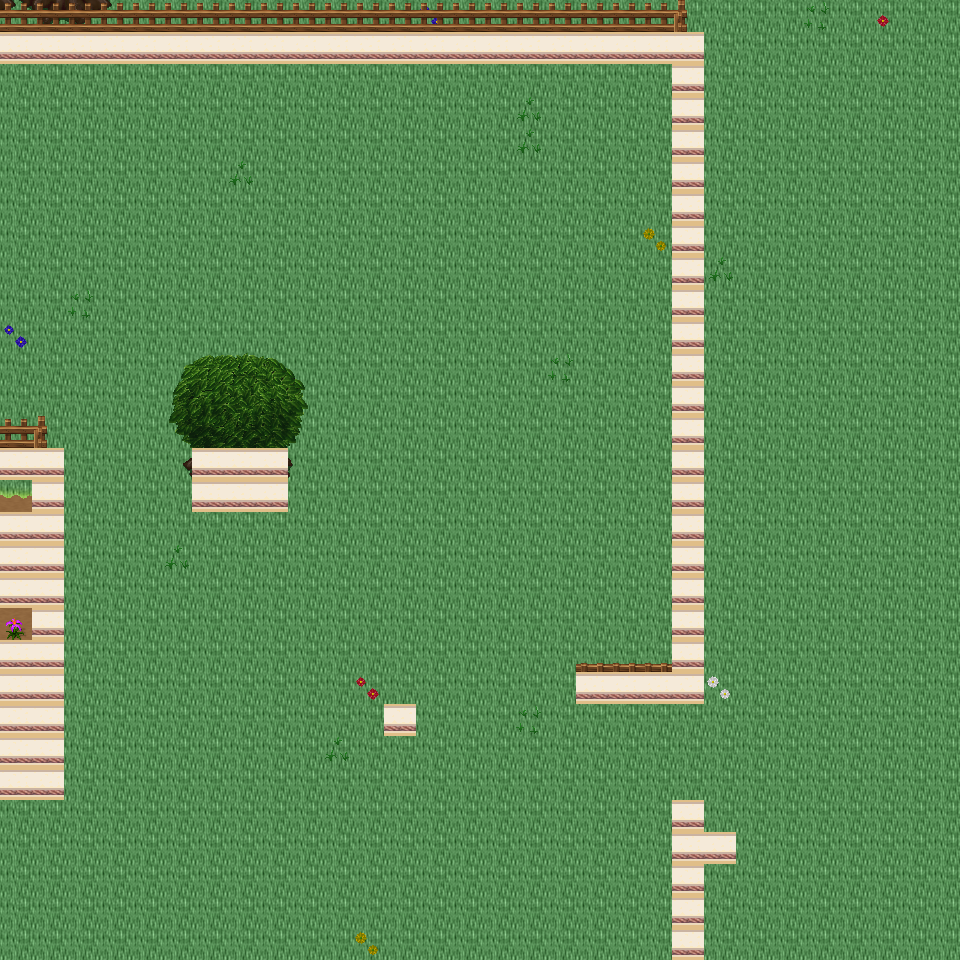

A 2D game scene composited from a Tiled map and its tileset images. What follows is a short description and the map's XML, with each tile layer's data collapsed to a summary:
An orthogonal 30x30 tile map with 32x32 px tiles, 6 tile layers (Ground, Object, Object2, Above, ...), 32 tilesets and 9 objects (9x mapExit).

<map version="1.0" orientation="orthogonal" renderorder="right-down" width="30" height="30" tilewidth="32" tileheight="32" nextobjectid="10">
  <tileset firstgid="1" name="tileset_building_wall_int_wall_pale" tilewidth="32" tileheight="32" tilecount="16" columns="2">
    <image source="../drawable/tileset_building_wall_int_wall_pale.png" width="64" height="256" />
  </tileset>
  <tileset firstgid="17" name="tileset_ground_ground" tilewidth="32" tileheight="32" tilecount="33" columns="3">
    <image source="../drawable/tileset_ground_ground.png" width="96" height="352" />
  </tileset>
  <tileset firstgid="50" name="tileset_plant_bush_bushes" tilewidth="32" tileheight="32" tilecount="10" columns="5">
    <image source="../drawable/tileset_plant_bush_bushes.png" width="160" height="64" />
  </tileset>
  <tileset firstgid="60" name="tileset_plant_flower_daisy_blue" tilewidth="32" tileheight="32" tilecount="8" columns="2">
    <image source="../drawable/tileset_plant_flower_daisy_blue.png" width="64" height="128" />
  </tileset>
  <tileset firstgid="68" name="tileset_plant_flower_daisy_red" tilewidth="32" tileheight="32" tilecount="8" columns="2">
    <image source="../drawable/tileset_plant_flower_daisy_red.png" width="64" height="128" />
  </tileset>
  <tileset firstgid="76" name="tileset_plant_flower_daisy_white" tilewidth="32" tileheight="32" tilecount="8" columns="2">
    <image source="../drawable/tileset_plant_flower_daisy_white.png" width="64" height="128" />
  </tileset>
  <tileset firstgid="84" name="tileset_plant_flower_daisy_yellow" tilewidth="32" tileheight="32" tilecount="8" columns="2">
    <image source="../drawable/tileset_plant_flower_daisy_yellow.png" width="64" height="128" />
  </tileset>
  <tileset firstgid="92" name="tileset_plant_tree_tree_green" tilewidth="32" tileheight="32" tilecount="88" columns="8">
    <image source="../drawable/tileset_plant_tree_tree_green.png" width="256" height="352" />
  </tileset>
  <tileset firstgid="180" name="tileset_ground_ladder_steps" tilewidth="32" tileheight="32" tilecount="6" columns="3">
    <image source="../drawable/tileset_ground_ladder_steps.png" width="96" height="64" />
  </tileset>
  <tileset firstgid="186" name="tileset_building_fence_wooden_brown_fence" tilewidth="32" tileheight="32" tilecount="42" columns="7">
    <image source="../drawable/tileset_building_fence_wooden_brown_fence.png" width="224" height="192" />
  </tileset>
  <tileset firstgid="228" name="tileset_ground_earth_edges" tilewidth="32" tileheight="32" tilecount="18" columns="6">
    <image source="../drawable/tileset_ground_earth_edges.png" width="192" height="96" />
  </tileset>
  <tileset firstgid="246" name="tileset_ground_grass_edges" tilewidth="32" tileheight="32" tilecount="36" columns="12">
    <image source="../drawable/tileset_ground_grass_edges.png" width="384" height="96" />
  </tileset>
  <tileset firstgid="282" name="tileset_ground_grass_corners" tilewidth="32" tileheight="32" tilecount="24" columns="6">
    <image source="../drawable/tileset_ground_grass_corners.png" width="192" height="128" />
  </tileset>
  <tileset firstgid="306" name="tileset_logic_collision" tilewidth="32" tileheight="32" tilecount="1" columns="1">
    <image source="../drawable/tileset_logic_collision.png" width="32" height="32" />
  </tileset>
  <tileset firstgid="307" name="tileset_plant_tree_apple_tree" tilewidth="32" tileheight="32" tilecount="9" columns="3">
    <image source="../drawable/tileset_plant_tree_apple_tree.png" width="96" height="96" />
  </tileset>
  <tileset firstgid="316" name="tileset_plant_flower_pointed_yellow" tilewidth="32" tileheight="32" tilecount="2" columns="2">
    <image source="../drawable/tileset_plant_flower_pointed_yellow.png" width="64" height="32" />
  </tileset>
  <tileset firstgid="318" name="tileset_plant_flower_planted_containers" tilewidth="32" tileheight="32" tilecount="16" columns="4">
    <image source="../drawable/tileset_plant_flower_planted_containers.png" width="128" height="128" />
  </tileset>
  <tileset firstgid="334" name="tileset_item_firewood" tilewidth="32" tileheight="32" tilecount="12" columns="3">
    <image source="../drawable/tileset_item_firewood.png" width="96" height="128" />
  </tileset>
  <tileset firstgid="346" name="tileset_plant_flower_hothouse_flowers" tilewidth="32" tileheight="32" tilecount="72" columns="6">
    <image source="../drawable/tileset_plant_flower_hothouse_flowers.png" width="192" height="384" />
  </tileset>
  <tileset firstgid="418" name="tileset_ground_water_pool" tilewidth="32" tileheight="32" tilecount="72" columns="3">
    <image source="../drawable/tileset_ground_water_pool.png" width="96" height="768" />
  </tileset>
  <tileset firstgid="490" name="tileset_ground_rock_rubble" tilewidth="32" tileheight="32" tilecount="9" columns="3">
    <image source="../drawable/tileset_ground_rock_rubble.png" width="96" height="96" />
  </tileset>
  <tileset firstgid="499" name="tileset_logic_portal" tilewidth="32" tileheight="32" tilecount="24" columns="8">
    <image source="../drawable/tileset_logic_portal.png" width="256" height="96" />
  </tileset>
  <tileset firstgid="523" name="tileset_logic_creature_animal" tilewidth="32" tileheight="32" tilecount="32" columns="8">
    <image source="../drawable/tileset_logic_creature_animal.png" width="256" height="128" />
  </tileset>
  <tileset firstgid="555" name="tileset_logic_item_resources" tilewidth="32" tileheight="32" tilecount="6" columns="6">
    <image source="../drawable/tileset_logic_item_resources.png" width="192" height="32" />
  </tileset>
  <tileset firstgid="561" name="tileset_ground_rock_rocks_3" tilewidth="32" tileheight="32" tilecount="16" columns="4">
    <image source="../drawable/tileset_ground_rock_rocks_3.png" width="128" height="128" />
  </tileset>
  <tileset firstgid="577" name="tileset_ground_rock_rocks" tilewidth="32" tileheight="32" tilecount="4" columns="2">
    <image source="../drawable/tileset_ground_rock_rocks.png" width="64" height="64" />
  </tileset>
  <tileset firstgid="581" name="tileset_logic_item_fruits" tilewidth="32" tileheight="32" tilecount="16" columns="8">
    <image source="../drawable/tileset_logic_item_fruits.png" width="256" height="64" />
  </tileset>
  <tileset firstgid="597" name="tileset_item_postbox" tilewidth="32" tileheight="32" tilecount="4" columns="2">
    <image source="../drawable/tileset_item_postbox.png" width="64" height="64" />
  </tileset>
  <tileset firstgid="601" name="tileset_plant_tree_umbrella_thorn" tilewidth="32" tileheight="32" tilecount="18" columns="6">
    <image source="../drawable/tileset_plant_tree_umbrella_thorn.png" width="192" height="96" />
  </tileset>
  <tileset firstgid="619" name="tileset_plant_grasses" tilewidth="32" tileheight="32" tilecount="6" columns="3">
    <image source="../drawable/tileset_plant_grasses.png" width="96" height="64" />
  </tileset>
  <tileset firstgid="625" name="tileset_building_house_pink_blue" tilewidth="32" tileheight="32" tilecount="99" columns="11">
    <image source="../drawable/tileset_building_house_pink_blue.png" width="352" height="288" />
  </tileset>
  <tileset firstgid="724" name="tileset_logic_creature_fowl" tilewidth="32" tileheight="32" tilecount="6" columns="6">
    <image source="../drawable/tileset_logic_creature_fowl.png" width="192" height="32" />
  </tileset>
  <layer name="Ground" width="30" height="30">
    <data>[900 cells, 900 non-empty, 2 distinct tile ids]</data>
  </layer>
  <layer name="Object" width="30" height="30">
    <data>[900 cells, 98 non-empty, 32 distinct tile ids]</data>
  </layer>
  <layer name="Object2" width="30" height="30">
    <data>[900 cells, 1 non-empty, 1 distinct tile ids]</data>
  </layer>
  <layer name="Above" width="30" height="30">
    <data>[900 cells, 48 non-empty, 22 distinct tile ids]</data>
  </layer>
  <layer name="Above2" width="30" height="30">
    <data>[900 cells, 0 non-empty, 0 distinct tile ids]</data>
  </layer>
  <layer name="Walkable" width="30" height="30">
    <data>[900 cells, 78 non-empty, 1 distinct tile ids]</data>
  </layer>
  <objectgroup name="MapEvents">
    <object id="1" name="north" type="mapExit" x="0" y="0" width="960" height="32">
      <properties>
        <property name="map" value="level_0_x138_y112" />
        <property name="x" value="0" />
        <property name="y" value="28" />
      </properties>
    </object>
    <object id="2" name="south" type="mapExit" x="0" y="928" width="672" height="32">
      <properties>
        <property name="map" value="level_0_x138_y114" />
        <property name="x" value="0" />
        <property name="y" value="1" />
      </properties>
    </object>
    <object id="3" name="south2" type="mapExit" x="704" y="928" width="256" height="32">
      <properties>
        <property name="map" value="level_0_x138_y114" />
        <property name="x" value="22" />
        <property name="y" value="1" />
      </properties>
    </object>
    <object id="4" name="west" type="mapExit" x="0" y="0" width="32" height="32">
      <properties>
        <property name="map" value="level_0_x137_y113" />
        <property name="x" value="28" />
        <property name="y" value="0" />
      </properties>
    </object>
    <object id="5" name="west2" type="mapExit" x="0" y="64" width="32" height="384">
      <properties>
        <property name="map" value="level_0_x137_y113" />
        <property name="x" value="28" />
        <property name="y" value="2" />
      </properties>
    </object>
    <object id="6" name="west3" type="mapExit" x="0" y="480" width="32" height="32">
      <properties>
        <property name="map" value="level_0_x137_y113" />
        <property name="x" value="28" />
        <property name="y" value="15" />
      </properties>
    </object>
    <object id="7" name="west4" type="mapExit" x="0" y="608" width="32" height="32">
      <properties>
        <property name="map" value="level_0_x137_y113" />
        <property name="x" value="28" />
        <property name="y" value="19" />
      </properties>
    </object>
    <object id="8" name="west5" type="mapExit" x="0" y="800" width="32" height="160">
      <properties>
        <property name="map" value="level_0_x137_y113" />
        <property name="x" value="28" />
        <property name="y" value="25" />
      </properties>
    </object>
    <object id="9" name="east" type="mapExit" x="928" y="0" width="32" height="960">
      <properties>
        <property name="map" value="level_0_x139_y113" />
        <property name="x" value="1" />
        <property name="y" value="0" />
      </properties>
    </object>
  </objectgroup>
</map>
